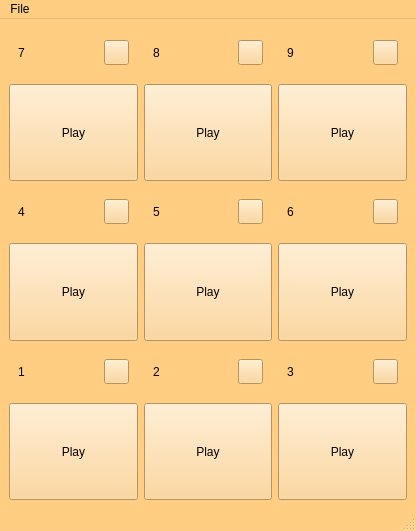
<?xml version="1.0" encoding="UTF-8"?>
<ui version="4.0">
 <class>MainWindow</class>
 <widget class="QMainWindow" name="MainWindow">
  <property name="geometry">
   <rect>
    <x>0</x>
    <y>0</y>
    <width>416</width>
    <height>531</height>
   </rect>
  </property>
  <property name="palette">
   <palette>
    <active>
     <colorrole role="WindowText">
      <brush brushstyle="SolidPattern">
       <color alpha="255">
        <red>0</red>
        <green>0</green>
        <blue>0</blue>
       </color>
      </brush>
     </colorrole>
     <colorrole role="Button">
      <brush brushstyle="SolidPattern">
       <color alpha="255">
        <red>255</red>
        <green>206</green>
        <blue>131</blue>
       </color>
      </brush>
     </colorrole>
     <colorrole role="Light">
      <brush brushstyle="SolidPattern">
       <color alpha="255">
        <red>255</red>
        <green>255</green>
        <blue>255</blue>
       </color>
      </brush>
     </colorrole>
     <colorrole role="Midlight">
      <brush brushstyle="SolidPattern">
       <color alpha="255">
        <red>255</red>
        <green>230</green>
        <blue>193</blue>
       </color>
      </brush>
     </colorrole>
     <colorrole role="Dark">
      <brush brushstyle="SolidPattern">
       <color alpha="255">
        <red>127</red>
        <green>103</green>
        <blue>65</blue>
       </color>
      </brush>
     </colorrole>
     <colorrole role="Mid">
      <brush brushstyle="SolidPattern">
       <color alpha="255">
        <red>170</red>
        <green>138</green>
        <blue>87</blue>
       </color>
      </brush>
     </colorrole>
     <colorrole role="Text">
      <brush brushstyle="SolidPattern">
       <color alpha="255">
        <red>0</red>
        <green>0</green>
        <blue>0</blue>
       </color>
      </brush>
     </colorrole>
     <colorrole role="BrightText">
      <brush brushstyle="SolidPattern">
       <color alpha="255">
        <red>255</red>
        <green>255</green>
        <blue>255</blue>
       </color>
      </brush>
     </colorrole>
     <colorrole role="ButtonText">
      <brush brushstyle="SolidPattern">
       <color alpha="255">
        <red>0</red>
        <green>0</green>
        <blue>0</blue>
       </color>
      </brush>
     </colorrole>
     <colorrole role="Base">
      <brush brushstyle="SolidPattern">
       <color alpha="255">
        <red>255</red>
        <green>255</green>
        <blue>255</blue>
       </color>
      </brush>
     </colorrole>
     <colorrole role="Window">
      <brush brushstyle="SolidPattern">
       <color alpha="255">
        <red>255</red>
        <green>206</green>
        <blue>131</blue>
       </color>
      </brush>
     </colorrole>
     <colorrole role="Shadow">
      <brush brushstyle="SolidPattern">
       <color alpha="255">
        <red>0</red>
        <green>0</green>
        <blue>0</blue>
       </color>
      </brush>
     </colorrole>
     <colorrole role="AlternateBase">
      <brush brushstyle="SolidPattern">
       <color alpha="255">
        <red>255</red>
        <green>230</green>
        <blue>193</blue>
       </color>
      </brush>
     </colorrole>
     <colorrole role="ToolTipBase">
      <brush brushstyle="SolidPattern">
       <color alpha="255">
        <red>255</red>
        <green>255</green>
        <blue>220</blue>
       </color>
      </brush>
     </colorrole>
     <colorrole role="ToolTipText">
      <brush brushstyle="SolidPattern">
       <color alpha="255">
        <red>0</red>
        <green>0</green>
        <blue>0</blue>
       </color>
      </brush>
     </colorrole>
     <colorrole role="PlaceholderText">
      <brush brushstyle="SolidPattern">
       <color alpha="128">
        <red>0</red>
        <green>0</green>
        <blue>0</blue>
       </color>
      </brush>
     </colorrole>
    </active>
    <inactive>
     <colorrole role="WindowText">
      <brush brushstyle="SolidPattern">
       <color alpha="255">
        <red>0</red>
        <green>0</green>
        <blue>0</blue>
       </color>
      </brush>
     </colorrole>
     <colorrole role="Button">
      <brush brushstyle="SolidPattern">
       <color alpha="255">
        <red>255</red>
        <green>206</green>
        <blue>131</blue>
       </color>
      </brush>
     </colorrole>
     <colorrole role="Light">
      <brush brushstyle="SolidPattern">
       <color alpha="255">
        <red>255</red>
        <green>255</green>
        <blue>255</blue>
       </color>
      </brush>
     </colorrole>
     <colorrole role="Midlight">
      <brush brushstyle="SolidPattern">
       <color alpha="255">
        <red>255</red>
        <green>230</green>
        <blue>193</blue>
       </color>
      </brush>
     </colorrole>
     <colorrole role="Dark">
      <brush brushstyle="SolidPattern">
       <color alpha="255">
        <red>127</red>
        <green>103</green>
        <blue>65</blue>
       </color>
      </brush>
     </colorrole>
     <colorrole role="Mid">
      <brush brushstyle="SolidPattern">
       <color alpha="255">
        <red>170</red>
        <green>138</green>
        <blue>87</blue>
       </color>
      </brush>
     </colorrole>
     <colorrole role="Text">
      <brush brushstyle="SolidPattern">
       <color alpha="255">
        <red>0</red>
        <green>0</green>
        <blue>0</blue>
       </color>
      </brush>
     </colorrole>
     <colorrole role="BrightText">
      <brush brushstyle="SolidPattern">
       <color alpha="255">
        <red>255</red>
        <green>255</green>
        <blue>255</blue>
       </color>
      </brush>
     </colorrole>
     <colorrole role="ButtonText">
      <brush brushstyle="SolidPattern">
       <color alpha="255">
        <red>0</red>
        <green>0</green>
        <blue>0</blue>
       </color>
      </brush>
     </colorrole>
     <colorrole role="Base">
      <brush brushstyle="SolidPattern">
       <color alpha="255">
        <red>255</red>
        <green>255</green>
        <blue>255</blue>
       </color>
      </brush>
     </colorrole>
     <colorrole role="Window">
      <brush brushstyle="SolidPattern">
       <color alpha="255">
        <red>255</red>
        <green>206</green>
        <blue>131</blue>
       </color>
      </brush>
     </colorrole>
     <colorrole role="Shadow">
      <brush brushstyle="SolidPattern">
       <color alpha="255">
        <red>0</red>
        <green>0</green>
        <blue>0</blue>
       </color>
      </brush>
     </colorrole>
     <colorrole role="AlternateBase">
      <brush brushstyle="SolidPattern">
       <color alpha="255">
        <red>255</red>
        <green>230</green>
        <blue>193</blue>
       </color>
      </brush>
     </colorrole>
     <colorrole role="ToolTipBase">
      <brush brushstyle="SolidPattern">
       <color alpha="255">
        <red>255</red>
        <green>255</green>
        <blue>220</blue>
       </color>
      </brush>
     </colorrole>
     <colorrole role="ToolTipText">
      <brush brushstyle="SolidPattern">
       <color alpha="255">
        <red>0</red>
        <green>0</green>
        <blue>0</blue>
       </color>
      </brush>
     </colorrole>
     <colorrole role="PlaceholderText">
      <brush brushstyle="SolidPattern">
       <color alpha="128">
        <red>0</red>
        <green>0</green>
        <blue>0</blue>
       </color>
      </brush>
     </colorrole>
    </inactive>
    <disabled>
     <colorrole role="WindowText">
      <brush brushstyle="SolidPattern">
       <color alpha="255">
        <red>127</red>
        <green>103</green>
        <blue>65</blue>
       </color>
      </brush>
     </colorrole>
     <colorrole role="Button">
      <brush brushstyle="SolidPattern">
       <color alpha="255">
        <red>255</red>
        <green>206</green>
        <blue>131</blue>
       </color>
      </brush>
     </colorrole>
     <colorrole role="Light">
      <brush brushstyle="SolidPattern">
       <color alpha="255">
        <red>255</red>
        <green>255</green>
        <blue>255</blue>
       </color>
      </brush>
     </colorrole>
     <colorrole role="Midlight">
      <brush brushstyle="SolidPattern">
       <color alpha="255">
        <red>255</red>
        <green>230</green>
        <blue>193</blue>
       </color>
      </brush>
     </colorrole>
     <colorrole role="Dark">
      <brush brushstyle="SolidPattern">
       <color alpha="255">
        <red>127</red>
        <green>103</green>
        <blue>65</blue>
       </color>
      </brush>
     </colorrole>
     <colorrole role="Mid">
      <brush brushstyle="SolidPattern">
       <color alpha="255">
        <red>170</red>
        <green>138</green>
        <blue>87</blue>
       </color>
      </brush>
     </colorrole>
     <colorrole role="Text">
      <brush brushstyle="SolidPattern">
       <color alpha="255">
        <red>127</red>
        <green>103</green>
        <blue>65</blue>
       </color>
      </brush>
     </colorrole>
     <colorrole role="BrightText">
      <brush brushstyle="SolidPattern">
       <color alpha="255">
        <red>255</red>
        <green>255</green>
        <blue>255</blue>
       </color>
      </brush>
     </colorrole>
     <colorrole role="ButtonText">
      <brush brushstyle="SolidPattern">
       <color alpha="255">
        <red>127</red>
        <green>103</green>
        <blue>65</blue>
       </color>
      </brush>
     </colorrole>
     <colorrole role="Base">
      <brush brushstyle="SolidPattern">
       <color alpha="255">
        <red>255</red>
        <green>206</green>
        <blue>131</blue>
       </color>
      </brush>
     </colorrole>
     <colorrole role="Window">
      <brush brushstyle="SolidPattern">
       <color alpha="255">
        <red>255</red>
        <green>206</green>
        <blue>131</blue>
       </color>
      </brush>
     </colorrole>
     <colorrole role="Shadow">
      <brush brushstyle="SolidPattern">
       <color alpha="255">
        <red>0</red>
        <green>0</green>
        <blue>0</blue>
       </color>
      </brush>
     </colorrole>
     <colorrole role="AlternateBase">
      <brush brushstyle="SolidPattern">
       <color alpha="255">
        <red>255</red>
        <green>206</green>
        <blue>131</blue>
       </color>
      </brush>
     </colorrole>
     <colorrole role="ToolTipBase">
      <brush brushstyle="SolidPattern">
       <color alpha="255">
        <red>255</red>
        <green>255</green>
        <blue>220</blue>
       </color>
      </brush>
     </colorrole>
     <colorrole role="ToolTipText">
      <brush brushstyle="SolidPattern">
       <color alpha="255">
        <red>0</red>
        <green>0</green>
        <blue>0</blue>
       </color>
      </brush>
     </colorrole>
     <colorrole role="PlaceholderText">
      <brush brushstyle="SolidPattern">
       <color alpha="128">
        <red>0</red>
        <green>0</green>
        <blue>0</blue>
       </color>
      </brush>
     </colorrole>
    </disabled>
   </palette>
  </property>
  <property name="windowTitle">
   <string>DM-assist music</string>
  </property>
  <widget class="QWidget" name="centralwidget">
   <property name="styleSheet">
    <string notr="true"/>
   </property>
   <layout class="QGridLayout" name="gridLayout">
    <item row="0" column="0">
     <widget class="QWidget" name="player7" native="true">
      <layout class="QVBoxLayout" name="verticalLayout">
       <property name="leftMargin">
        <number>0</number>
       </property>
       <property name="topMargin">
        <number>0</number>
       </property>
       <property name="rightMargin">
        <number>0</number>
       </property>
       <property name="bottomMargin">
        <number>0</number>
       </property>
       <item>
        <widget class="QWidget" name="widget_2" native="true">
         <property name="maximumSize">
          <size>
           <width>16777215</width>
           <height>50</height>
          </size>
         </property>
         <layout class="QHBoxLayout" name="horizontalLayout">
          <item>
           <widget class="QLabel" name="label7">
            <property name="minimumSize">
             <size>
              <width>70</width>
              <height>0</height>
             </size>
            </property>
            <property name="text">
             <string>7</string>
            </property>
           </widget>
          </item>
          <item>
           <widget class="QPushButton" name="edit7">
            <property name="minimumSize">
             <size>
              <width>25</width>
              <height>25</height>
             </size>
            </property>
            <property name="maximumSize">
             <size>
              <width>25</width>
              <height>25</height>
             </size>
            </property>
            <property name="text">
             <string/>
            </property>
            <property name="icon">
             <iconset resource="static/app_resources.qrc">
              <normaloff>:/edit.svg</normaloff>:/edit.svg</iconset>
            </property>
           </widget>
          </item>
         </layout>
        </widget>
       </item>
       <item>
        <widget class="QPushButton" name="play7">
         <property name="minimumSize">
          <size>
           <width>70</width>
           <height>70</height>
          </size>
         </property>
         <property name="maximumSize">
          <size>
           <width>10000</width>
           <height>10000</height>
          </size>
         </property>
         <property name="font">
          <font>
           <stylestrategy>PreferDefault</stylestrategy>
          </font>
         </property>
         <property name="text">
          <string>Play</string>
         </property>
         <property name="icon">
          <iconset resource="static/app_resources.qrc">
           <normaloff>:/player/play.svg</normaloff>:/player/play.svg</iconset>
         </property>
        </widget>
       </item>
      </layout>
     </widget>
    </item>
    <item row="0" column="1">
     <widget class="QWidget" name="player8" native="true">
      <layout class="QVBoxLayout" name="verticalLayout_2">
       <property name="leftMargin">
        <number>0</number>
       </property>
       <property name="topMargin">
        <number>0</number>
       </property>
       <property name="rightMargin">
        <number>0</number>
       </property>
       <property name="bottomMargin">
        <number>0</number>
       </property>
       <item>
        <widget class="QWidget" name="widget_4" native="true">
         <property name="maximumSize">
          <size>
           <width>16777215</width>
           <height>50</height>
          </size>
         </property>
         <layout class="QHBoxLayout" name="horizontalLayout_2">
          <item>
           <widget class="QLabel" name="label8">
            <property name="minimumSize">
             <size>
              <width>70</width>
              <height>0</height>
             </size>
            </property>
            <property name="text">
             <string>8</string>
            </property>
           </widget>
          </item>
          <item>
           <widget class="QPushButton" name="edit8">
            <property name="minimumSize">
             <size>
              <width>25</width>
              <height>25</height>
             </size>
            </property>
            <property name="maximumSize">
             <size>
              <width>25</width>
              <height>25</height>
             </size>
            </property>
            <property name="text">
             <string/>
            </property>
            <property name="icon">
             <iconset resource="static/app_resources.qrc">
              <normaloff>:/edit.svg</normaloff>:/edit.svg</iconset>
            </property>
           </widget>
          </item>
         </layout>
        </widget>
       </item>
       <item>
        <widget class="QPushButton" name="play8">
         <property name="minimumSize">
          <size>
           <width>70</width>
           <height>70</height>
          </size>
         </property>
         <property name="maximumSize">
          <size>
           <width>10000</width>
           <height>10000</height>
          </size>
         </property>
         <property name="text">
          <string>Play</string>
         </property>
         <property name="icon">
          <iconset resource="static/app_resources.qrc">
           <normaloff>:/player/play.svg</normaloff>:/player/play.svg</iconset>
         </property>
        </widget>
       </item>
      </layout>
     </widget>
    </item>
    <item row="0" column="2">
     <widget class="QWidget" name="player9" native="true">
      <layout class="QVBoxLayout" name="verticalLayout_3">
       <property name="leftMargin">
        <number>0</number>
       </property>
       <property name="topMargin">
        <number>0</number>
       </property>
       <property name="rightMargin">
        <number>0</number>
       </property>
       <property name="bottomMargin">
        <number>0</number>
       </property>
       <item>
        <widget class="QWidget" name="widget_6" native="true">
         <property name="maximumSize">
          <size>
           <width>16777215</width>
           <height>50</height>
          </size>
         </property>
         <layout class="QHBoxLayout" name="horizontalLayout_3">
          <item>
           <widget class="QLabel" name="label9">
            <property name="minimumSize">
             <size>
              <width>70</width>
              <height>0</height>
             </size>
            </property>
            <property name="text">
             <string>9</string>
            </property>
           </widget>
          </item>
          <item>
           <widget class="QPushButton" name="edit9">
            <property name="minimumSize">
             <size>
              <width>25</width>
              <height>25</height>
             </size>
            </property>
            <property name="maximumSize">
             <size>
              <width>25</width>
              <height>25</height>
             </size>
            </property>
            <property name="text">
             <string/>
            </property>
            <property name="icon">
             <iconset resource="static/app_resources.qrc">
              <normaloff>:/edit.svg</normaloff>:/edit.svg</iconset>
            </property>
           </widget>
          </item>
         </layout>
        </widget>
       </item>
       <item>
        <widget class="QPushButton" name="play9">
         <property name="minimumSize">
          <size>
           <width>70</width>
           <height>70</height>
          </size>
         </property>
         <property name="maximumSize">
          <size>
           <width>10000</width>
           <height>10000</height>
          </size>
         </property>
         <property name="text">
          <string>Play</string>
         </property>
         <property name="icon">
          <iconset resource="static/app_resources.qrc">
           <normaloff>:/player/play.svg</normaloff>:/player/play.svg</iconset>
         </property>
        </widget>
       </item>
      </layout>
     </widget>
    </item>
    <item row="1" column="0">
     <widget class="QWidget" name="player4" native="true">
      <layout class="QVBoxLayout" name="verticalLayout_6">
       <property name="leftMargin">
        <number>0</number>
       </property>
       <property name="topMargin">
        <number>0</number>
       </property>
       <property name="rightMargin">
        <number>0</number>
       </property>
       <property name="bottomMargin">
        <number>0</number>
       </property>
       <item>
        <widget class="QWidget" name="widget_12" native="true">
         <property name="maximumSize">
          <size>
           <width>16777215</width>
           <height>50</height>
          </size>
         </property>
         <layout class="QHBoxLayout" name="horizontalLayout_6">
          <item>
           <widget class="QLabel" name="label4">
            <property name="minimumSize">
             <size>
              <width>70</width>
              <height>0</height>
             </size>
            </property>
            <property name="text">
             <string>4</string>
            </property>
           </widget>
          </item>
          <item>
           <widget class="QPushButton" name="edit4">
            <property name="minimumSize">
             <size>
              <width>25</width>
              <height>25</height>
             </size>
            </property>
            <property name="maximumSize">
             <size>
              <width>25</width>
              <height>25</height>
             </size>
            </property>
            <property name="text">
             <string/>
            </property>
            <property name="icon">
             <iconset resource="static/app_resources.qrc">
              <normaloff>:/edit.svg</normaloff>:/edit.svg</iconset>
            </property>
           </widget>
          </item>
         </layout>
        </widget>
       </item>
       <item>
        <widget class="QPushButton" name="play4">
         <property name="minimumSize">
          <size>
           <width>70</width>
           <height>70</height>
          </size>
         </property>
         <property name="maximumSize">
          <size>
           <width>10000</width>
           <height>10000</height>
          </size>
         </property>
         <property name="text">
          <string>Play</string>
         </property>
         <property name="icon">
          <iconset resource="static/app_resources.qrc">
           <normaloff>:/player/play.svg</normaloff>:/player/play.svg</iconset>
         </property>
        </widget>
       </item>
      </layout>
     </widget>
    </item>
    <item row="1" column="1">
     <widget class="QWidget" name="player5" native="true">
      <layout class="QVBoxLayout" name="verticalLayout_5">
       <property name="leftMargin">
        <number>0</number>
       </property>
       <property name="topMargin">
        <number>0</number>
       </property>
       <property name="rightMargin">
        <number>0</number>
       </property>
       <property name="bottomMargin">
        <number>0</number>
       </property>
       <item>
        <widget class="QWidget" name="widget_10" native="true">
         <property name="maximumSize">
          <size>
           <width>16777215</width>
           <height>50</height>
          </size>
         </property>
         <layout class="QHBoxLayout" name="horizontalLayout_5">
          <item>
           <widget class="QLabel" name="label5">
            <property name="minimumSize">
             <size>
              <width>70</width>
              <height>0</height>
             </size>
            </property>
            <property name="text">
             <string>5</string>
            </property>
           </widget>
          </item>
          <item>
           <widget class="QPushButton" name="edit5">
            <property name="minimumSize">
             <size>
              <width>25</width>
              <height>25</height>
             </size>
            </property>
            <property name="maximumSize">
             <size>
              <width>25</width>
              <height>25</height>
             </size>
            </property>
            <property name="text">
             <string/>
            </property>
            <property name="icon">
             <iconset resource="static/app_resources.qrc">
              <normaloff>:/edit.svg</normaloff>:/edit.svg</iconset>
            </property>
           </widget>
          </item>
         </layout>
        </widget>
       </item>
       <item>
        <widget class="QPushButton" name="play5">
         <property name="minimumSize">
          <size>
           <width>70</width>
           <height>70</height>
          </size>
         </property>
         <property name="maximumSize">
          <size>
           <width>10000</width>
           <height>10000</height>
          </size>
         </property>
         <property name="text">
          <string>Play</string>
         </property>
         <property name="icon">
          <iconset resource="static/app_resources.qrc">
           <normaloff>:/player/play.svg</normaloff>:/player/play.svg</iconset>
         </property>
        </widget>
       </item>
      </layout>
     </widget>
    </item>
    <item row="1" column="2">
     <widget class="QWidget" name="player6" native="true">
      <layout class="QVBoxLayout" name="verticalLayout_4">
       <property name="leftMargin">
        <number>0</number>
       </property>
       <property name="topMargin">
        <number>0</number>
       </property>
       <property name="rightMargin">
        <number>0</number>
       </property>
       <property name="bottomMargin">
        <number>0</number>
       </property>
       <item>
        <widget class="QWidget" name="widget_8" native="true">
         <property name="maximumSize">
          <size>
           <width>16777215</width>
           <height>50</height>
          </size>
         </property>
         <layout class="QHBoxLayout" name="horizontalLayout_4">
          <item>
           <widget class="QLabel" name="label6">
            <property name="minimumSize">
             <size>
              <width>70</width>
              <height>0</height>
             </size>
            </property>
            <property name="text">
             <string>6</string>
            </property>
           </widget>
          </item>
          <item>
           <widget class="QPushButton" name="edit6">
            <property name="minimumSize">
             <size>
              <width>25</width>
              <height>25</height>
             </size>
            </property>
            <property name="maximumSize">
             <size>
              <width>25</width>
              <height>25</height>
             </size>
            </property>
            <property name="text">
             <string/>
            </property>
            <property name="icon">
             <iconset resource="static/app_resources.qrc">
              <normaloff>:/edit.svg</normaloff>:/edit.svg</iconset>
            </property>
           </widget>
          </item>
         </layout>
        </widget>
       </item>
       <item>
        <widget class="QPushButton" name="play6">
         <property name="minimumSize">
          <size>
           <width>70</width>
           <height>70</height>
          </size>
         </property>
         <property name="maximumSize">
          <size>
           <width>10000</width>
           <height>10000</height>
          </size>
         </property>
         <property name="text">
          <string>Play</string>
         </property>
         <property name="icon">
          <iconset resource="static/app_resources.qrc">
           <normaloff>:/player/play.svg</normaloff>:/player/play.svg</iconset>
         </property>
        </widget>
       </item>
      </layout>
     </widget>
    </item>
    <item row="2" column="0">
     <widget class="QWidget" name="player1" native="true">
      <layout class="QVBoxLayout" name="verticalLayout_7">
       <property name="leftMargin">
        <number>0</number>
       </property>
       <property name="topMargin">
        <number>0</number>
       </property>
       <property name="rightMargin">
        <number>0</number>
       </property>
       <property name="bottomMargin">
        <number>0</number>
       </property>
       <item>
        <widget class="QWidget" name="widget_14" native="true">
         <property name="maximumSize">
          <size>
           <width>16777215</width>
           <height>50</height>
          </size>
         </property>
         <layout class="QHBoxLayout" name="horizontalLayout_7">
          <item>
           <widget class="QLabel" name="label1">
            <property name="minimumSize">
             <size>
              <width>70</width>
              <height>0</height>
             </size>
            </property>
            <property name="text">
             <string>1</string>
            </property>
           </widget>
          </item>
          <item>
           <widget class="QPushButton" name="edit1">
            <property name="minimumSize">
             <size>
              <width>25</width>
              <height>25</height>
             </size>
            </property>
            <property name="maximumSize">
             <size>
              <width>25</width>
              <height>25</height>
             </size>
            </property>
            <property name="text">
             <string/>
            </property>
            <property name="icon">
             <iconset resource="static/app_resources.qrc">
              <normaloff>:/edit.svg</normaloff>:/edit.svg</iconset>
            </property>
           </widget>
          </item>
         </layout>
        </widget>
       </item>
       <item>
        <widget class="QPushButton" name="play1">
         <property name="minimumSize">
          <size>
           <width>70</width>
           <height>70</height>
          </size>
         </property>
         <property name="maximumSize">
          <size>
           <width>10000</width>
           <height>10000</height>
          </size>
         </property>
         <property name="text">
          <string>Play</string>
         </property>
         <property name="icon">
          <iconset resource="static/app_resources.qrc">
           <normaloff>:/player/play.svg</normaloff>:/player/play.svg</iconset>
         </property>
        </widget>
       </item>
      </layout>
     </widget>
    </item>
    <item row="2" column="1">
     <widget class="QWidget" name="player2" native="true">
      <layout class="QVBoxLayout" name="verticalLayout_8">
       <property name="leftMargin">
        <number>0</number>
       </property>
       <property name="topMargin">
        <number>0</number>
       </property>
       <property name="rightMargin">
        <number>0</number>
       </property>
       <property name="bottomMargin">
        <number>0</number>
       </property>
       <item>
        <widget class="QWidget" name="widget_16" native="true">
         <property name="maximumSize">
          <size>
           <width>16777215</width>
           <height>50</height>
          </size>
         </property>
         <layout class="QHBoxLayout" name="horizontalLayout_8">
          <item>
           <widget class="QLabel" name="label2">
            <property name="minimumSize">
             <size>
              <width>70</width>
              <height>0</height>
             </size>
            </property>
            <property name="text">
             <string>2</string>
            </property>
           </widget>
          </item>
          <item>
           <widget class="QPushButton" name="edit2">
            <property name="minimumSize">
             <size>
              <width>25</width>
              <height>25</height>
             </size>
            </property>
            <property name="maximumSize">
             <size>
              <width>25</width>
              <height>25</height>
             </size>
            </property>
            <property name="text">
             <string/>
            </property>
            <property name="icon">
             <iconset resource="static/app_resources.qrc">
              <normaloff>:/edit.svg</normaloff>:/edit.svg</iconset>
            </property>
           </widget>
          </item>
         </layout>
        </widget>
       </item>
       <item>
        <widget class="QPushButton" name="play2">
         <property name="minimumSize">
          <size>
           <width>70</width>
           <height>70</height>
          </size>
         </property>
         <property name="maximumSize">
          <size>
           <width>10000</width>
           <height>10000</height>
          </size>
         </property>
         <property name="text">
          <string>Play</string>
         </property>
         <property name="icon">
          <iconset resource="static/app_resources.qrc">
           <normaloff>:/player/play.svg</normaloff>:/player/play.svg</iconset>
         </property>
        </widget>
       </item>
      </layout>
     </widget>
    </item>
    <item row="2" column="2">
     <widget class="QWidget" name="player3" native="true">
      <layout class="QVBoxLayout" name="verticalLayout_9">
       <property name="leftMargin">
        <number>0</number>
       </property>
       <property name="topMargin">
        <number>0</number>
       </property>
       <property name="rightMargin">
        <number>0</number>
       </property>
       <property name="bottomMargin">
        <number>0</number>
       </property>
       <item>
        <widget class="QWidget" name="widget_18" native="true">
         <property name="maximumSize">
          <size>
           <width>16777215</width>
           <height>50</height>
          </size>
         </property>
         <layout class="QHBoxLayout" name="horizontalLayout_9">
          <item>
           <widget class="QLabel" name="label3">
            <property name="minimumSize">
             <size>
              <width>70</width>
              <height>0</height>
             </size>
            </property>
            <property name="text">
             <string>3</string>
            </property>
           </widget>
          </item>
          <item>
           <widget class="QPushButton" name="edit3">
            <property name="minimumSize">
             <size>
              <width>25</width>
              <height>25</height>
             </size>
            </property>
            <property name="maximumSize">
             <size>
              <width>25</width>
              <height>25</height>
             </size>
            </property>
            <property name="text">
             <string/>
            </property>
            <property name="icon">
             <iconset resource="static/app_resources.qrc">
              <normaloff>:/edit.svg</normaloff>:/edit.svg</iconset>
            </property>
           </widget>
          </item>
         </layout>
        </widget>
       </item>
       <item>
        <widget class="QPushButton" name="play3">
         <property name="minimumSize">
          <size>
           <width>70</width>
           <height>70</height>
          </size>
         </property>
         <property name="maximumSize">
          <size>
           <width>10000</width>
           <height>10000</height>
          </size>
         </property>
         <property name="text">
          <string>Play</string>
         </property>
         <property name="icon">
          <iconset resource="static/app_resources.qrc">
           <normaloff>:/player/play.svg</normaloff>:/player/play.svg</iconset>
         </property>
        </widget>
       </item>
      </layout>
     </widget>
    </item>
   </layout>
  </widget>
  <widget class="QMenuBar" name="menubar">
   <property name="geometry">
    <rect>
     <x>0</x>
     <y>0</y>
     <width>416</width>
     <height>26</height>
    </rect>
   </property>
   <property name="cursor">
    <cursorShape>ArrowCursor</cursorShape>
   </property>
   <widget class="QMenu" name="menuFile">
    <property name="title">
     <string>File</string>
    </property>
    <addaction name="actionNew"/>
    <addaction name="actionSave"/>
    <addaction name="actionOpen"/>
    <addaction name="separator"/>
    <addaction name="actionSettings"/>
   </widget>
   <addaction name="menuFile"/>
  </widget>
  <widget class="QStatusBar" name="statusbar"/>
  <action name="actionSave">
   <property name="text">
    <string>Save</string>
   </property>
   <property name="shortcut">
    <string>Ctrl+S</string>
   </property>
  </action>
  <action name="actionOpen">
   <property name="text">
    <string>Open</string>
   </property>
   <property name="shortcut">
    <string>Ctrl+O</string>
   </property>
  </action>
  <action name="actionLight">
   <property name="text">
    <string>Light</string>
   </property>
  </action>
  <action name="actionDark">
   <property name="text">
    <string>Dark</string>
   </property>
  </action>
  <action name="actionRu">
   <property name="text">
    <string>Русский</string>
   </property>
  </action>
  <action name="actionEng">
   <property name="text">
    <string>English</string>
   </property>
  </action>
  <action name="actionNew">
   <property name="text">
    <string>New</string>
   </property>
   <property name="shortcut">
    <string>Ctrl+N</string>
   </property>
  </action>
  <action name="actionSettings">
   <property name="text">
    <string>Settings</string>
   </property>
  </action>
 </widget>
 <resources>
  <include location="static/app_resources.qrc"/>
 </resources>
 <connections/>
</ui>
